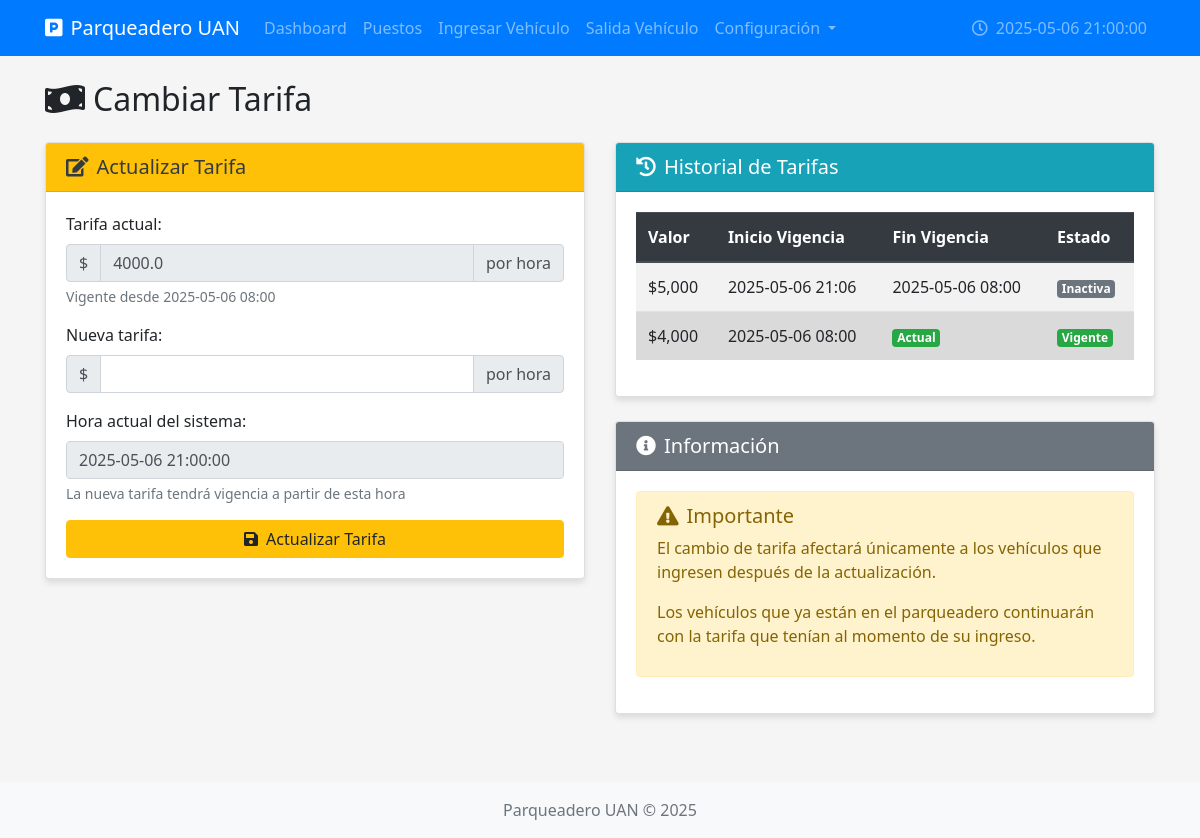
The page /cambiar-tarifa on the database its author committed.
### models.py (models this page shows, shortened)
class Tarifa(Base):
    __tablename__ = "tarifa"
    id_tarifa = Column(Integer, primary_key=True, autoincrement=True)
    valor_por_hora = Column(Float, nullable=False)
    fecha_inicio_vigencia = Column(DateTime, nullable=False, default=datetime.now)
    fecha_fin_vigencia = Column(DateTime, nullable=True)
    registros = relationship("RegistroParqueo", back_populates="tarifa")

### routes.py (the view, shortened to what this page needs)
@routes.route('/cambiar-tarifa', methods=['GET', 'POST'])
@auth.login_required
def cambiar_tarifa():
    db = next(get_db())
    tarifa_actual = db.query(Tarifa).filter(Tarifa.fecha_fin_vigencia == None).first()
    config = db.query(ConfiguracionParqueadero).first()
    historial_tarifas = db.query(Tarifa).order_by(Tarifa.fecha_inicio_vigencia.desc()).all()
    return render_template('cambiar_tarifa.html', tarifa_actual=tarifa_actual, historial_tarifas=historial_tarifas, config=config, hora_actual=config.hora_actual.strftime('%Y-%m-%d %H:%M:%S'))

### models.py (called while the page is built)
def get_db():
    db = SessionLocal()
    try:
        yield db
    finally:
        db.close()

### templates/cambiar_tarifa.html (shortened to what this page needs)
{% extends 'base.html' %}
{% block content %}
<h2 class="mb-4"><i class="fas fa-money-bill-wave mr-2"></i>Cambiar Tarifa</h2>
<div class="row">
    <div class="col-md-6">
        <div class="card">
            <div class="card-header bg-warning text-dark">
                <h5 class="mb-0"><i class="fas fa-edit mr-2"></i>Actualizar Tarifa</h5>
            </div>
            <div class="card-body">
                <form method="POST" action="{{ url_for('routes.cambiar_tarifa') }}">
                    <div class="form-group">
                        <label>Tarifa actual:</label>
                        <div class="input-group">
                            <div class="input-group-prepend">
                                <span class="input-group-text">$</span>
                            </div>
                            <input type="text" class="form-control" value="{{ tarifa_actual.valor_por_hora }}" readonly>
                            <div class="input-group-append">
                                <span class="input-group-text">por hora</span>
                            </div>
                        </div>
                        <small class="form-text text-muted">Vigente desde {{ tarifa_actual.fecha_inicio_vigencia.strftime('%Y-%m-%d %H:%M') }}</small>
                    </div>
                    <div class="form-group">
                        <label for="valor_por_hora">Nueva tarifa:</label>
                        <div class="input-group">
                            <div class="input-group-prepend">
                                <span class="input-group-text">$</span>
                            </div>
                            <input type="number" class="form-control" id="valor_por_hora" name="valor_por_hora" min="1000" step="500" required>
                            <div class="input-group-append">
                                <span class="input-group-text">por hora</span>
                            </div>
                        </div>
                    </div>
                    <div class="form-group">
                        <label>Hora actual del sistema:</label>
                        <input type="text" class="form-control" value="{{ hora_actual }}" readonly>
                        <small class="form-text text-muted">La nueva tarifa tendrá vigencia a partir de esta hora</small>
                    </div>
                    <button type="submit" class="btn btn-warning btn-block">
                        <i class="fas fa-save mr-2"></i>Actualizar Tarifa
                    </button>
                </form>
            </div>
        </div>
    </div>
    <div class="col-md-6">
        <div class="card">
            <div class="card-header bg-info text-white">
                <h5 class="mb-0"><i class="fas fa-history mr-2"></i>Historial de Tarifas</h5>
            </div>
            <div class="card-body">
                {% if historial_tarifas %}
                <div class="table-responsive">
                    <table class="table table-striped table-hover">
                        <thead>
                            <tr>
                                <th>Valor</th>
                                <th>Inicio Vigencia</th>
                                <th>Fin Vigencia</th>
                                <th>Estado</th>
                            </tr>
                        </thead>
                        <tbody>
                            {% for tarifa in historial_tarifas %}
                            <tr {% if tarifa.fecha_fin_vigencia is none %}class="table-active"{% endif %}>
                                <td>${{ "{:,.0f}".format(tarifa.valor_por_hora) }}</td>
                                <td>{{ tarifa.fecha_inicio_vigencia.strftime('%Y-%m-%d %H:%M') }}</td>
                                <td>
                                    {% if tarifa.fecha_fin_vigencia %}
                                        {{ tarifa.fecha_fin_vigencia.strftime('%Y-%m-%d %H:%M') }}
                                    {% else %}
                                        <span class="badge badge-success">Actual</span>
                                    {% endif %}
                                </td>
                                <td>
                                    {% if tarifa.fecha_fin_vigencia is none %}
                                        <span class="badge badge-success">Vigente</span>
                                    {% else %}
                                        <span class="badge badge-secondary">Inactiva</span>
                                    {% endif %}
                                </td>
                            </tr>
                            {% endfor %}
                        </tbody>
                    </table>
                </div>
                {% else %}
                <div class="alert alert-info">
                    <i class="fas fa-info-circle mr-2"></i>No hay historial de tarifas.
                </div>
                {% endif %}
            </div>
        </div>
        <div class="card mt-4">
            <div class="card-header bg-secondary text-white">
                <h5 class="mb-0"><i class="fas fa-info-circle mr-2"></i>Información</h5>
            </div>
            <div class="card-body">
                <div class="alert alert-warning">
                    <h5><i class="fas fa-exclamation-triangle mr-2"></i>Importante</h5>
                    <p>El cambio de tarifa afectará únicamente a los vehículos que ingresen después de la actualización.</p>
                    <p>Los vehículos que ya están en el parqueadero continuarán con la tarifa que tenían al momento de su ingreso.</p>
                </div>
            </div>
        </div>
    </div>
</div>
{% endblock %}

### static/css/styles.css (style rules this page uses)
body { font-family: 'Segoe UI', Tahoma, Geneva, Verdana, sans-serif; background-color: #f5f5f5; min-height: 100vh; display: flex; flex-direction: column; }
.card { transition: transform 0.3s ease; margin-bottom: 20px; box-shadow: 0 4px 6px rgba(0, 0, 0, 0.1); }
.fas, .far { margin-right: 5px; }
.table thead th { background-color: #343a40; color: white; border-color: #454d55; }
.alert i { font-size: 1.2rem; margin-right: 10px; }

### rows shown on the page
Tarifa: valor_por_hora "4000.0", fecha_inicio_vigencia "2025-05-06 08:00", valor_por_hora "4,000", shows "Actual", shows "Vigente"
Tarifa: valor_por_hora "5,000", fecha_inicio_vigencia "2025-05-06 21:06", fecha_fin_vigencia "2025-05-06 08:00", shows "Inactiva"

### other values the page prints
{{ hora_actual }} "2025-05-06 21:00:00"
